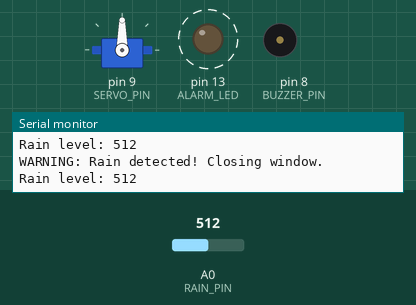
Simulated run of this sketch. Board: Arduino Uno, built with avr-gcc and run on an emulated ATmega328P. Shown: servo, output pins drawn as LEDs (lit = HIGH), buzzer (waves = sounding, pin HIGH), the last lines printed to the serial monitor. Dashed ring = blinking. The inputs (shaded band) are chosen by the test bench; at power-on: A0 (RAIN_PIN) = 512.

Above: at 1.8 s.
1.9 s: A0 (RAIN_PIN) set to 688
5.4 s: A0 (RAIN_PIN) set to 713
At 7.2 s:
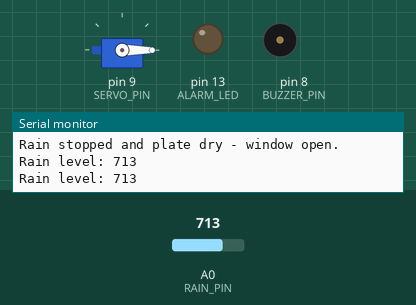
7.5 s: A0 (RAIN_PIN) set to 612
9.0 s: A0 (RAIN_PIN) set to 585
At 9.17 s:
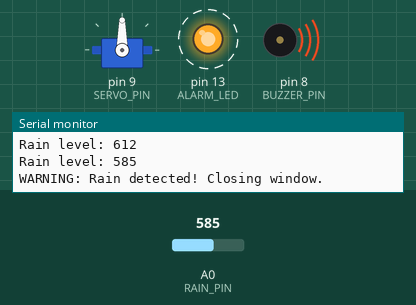
12.8 s: A0 (RAIN_PIN) set to 710
At 13.9 s:
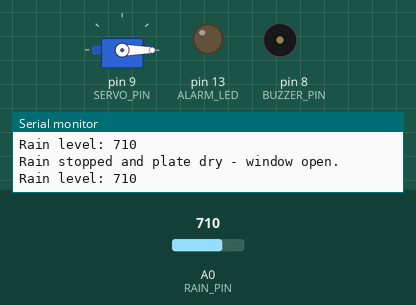
Timing chart, 0 to 15.5 s (numbered marks = the images above; inputs shaded):
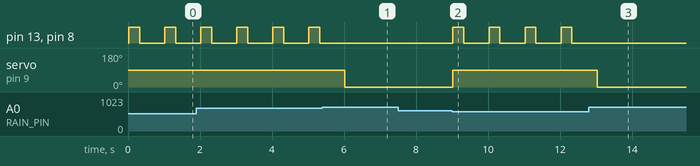

Measured:
- the behaviour switches between 700 and 701 on A0 (RAIN_PIN) (found by bisection; images 0 and 1)
- the behaviour switches between 600 and 599 on A0 (RAIN_PIN) (found by bisection; images 1 and 2)
- after the input at 5.4 s, pin 13 (ALARM_LED), pin 8 (BUZZER_PIN): stops changing and stays LOW; servo on pin 9 (SERVO_PIN): 90° → 0° after 0.62 s
- after the input at 9.0 s, pin 13 (ALARM_LED), pin 8 (BUZZER_PIN): alternates HIGH for 0.30 s and LOW for 0.70 s, starting at once; servo on pin 9 (SERVO_PIN): 0° → 90° at once
- after the input at 12.8 s, pin 13 (ALARM_LED), pin 8 (BUZZER_PIN): stops changing and stays LOW; servo on pin 9 (SERVO_PIN): 90° → 0° after 0.23 s
- by itself, pin 13 (ALARM_LED), pin 8 (BUZZER_PIN): alternates HIGH for 0.30 s and LOW for 0.70 s

The sketch:

rain-detector-alarm.ino
```cpp
/*
  Rain Detector Alarm
  --------------------
  Rain sensor plate gets wet: its analog reading falls as
  water bridges the tracks. Below the rain threshold the
  buzzer sounds, the LED lights, and an optional servo swings
  to close a small window / cover. Everything is OFF, and
  the servo rests open, on startup (safe default).

  Wiring:
    Rain module A0 : A0 (analog rain level)
    Rain module VCC: 5V, Rain module GND: GND
    Buzzer         : D8 (active buzzer, + to D8, - to GND)
    Alarm LED      : D13 (through a 220 ohm resistor to GND)
    Servo signal   : D9 (optional, window closer)
*/

#include <Servo.h>

// ---- Pin definitions ----
const int RAIN_PIN   = A0;  // Rain sensor analog output
const int BUZZER_PIN = 8;   // Buzzer
const int SERVO_PIN  = 9;   // Optional window-closer servo
const int ALARM_LED  = 13;  // Alarm LED

// ---- Thresholds (0-1023). Tune from dry / wet readings. ----
// Analog output FALLS when wet. Rain ON below RAIN_THRESHOLD,
// rain OFF (dry again) above DRY_THRESHOLD.
const int RAIN_THRESHOLD = 600;
const int DRY_THRESHOLD  = 700;

// Servo positions (degrees): window open vs. closed.
const int WINDOW_OPEN_ANGLE   = 0;
const int WINDOW_CLOSED_ANGLE = 90;

Servo windowServo;
bool raining = false;

void setup() {
  pinMode(BUZZER_PIN, OUTPUT);
  pinMode(ALARM_LED, OUTPUT);

  // Safe defaults: buzzer and LED OFF, window open on startup.
  digitalWrite(BUZZER_PIN, LOW);
  digitalWrite(ALARM_LED, LOW);
  windowServo.attach(SERVO_PIN);
  windowServo.write(WINDOW_OPEN_ANGLE);

  Serial.begin(9600);
  Serial.println("Rain Detector Alarm ready.");
}

void loop() {
  int rainLevel = analogRead(RAIN_PIN);
  Serial.print("Rain level: ");
  Serial.println(rainLevel);

  if (!raining && rainLevel < RAIN_THRESHOLD) {
    raining = true;
    windowServo.write(WINDOW_CLOSED_ANGLE);  // Close the window
    Serial.println("WARNING: Rain detected! Closing window.");
  } else if (raining && rainLevel > DRY_THRESHOLD) {
    raining = false;
    digitalWrite(BUZZER_PIN, LOW);
    digitalWrite(ALARM_LED, LOW);
    windowServo.write(WINDOW_OPEN_ANGLE);
    Serial.println("Rain stopped and plate dry - window open.");
  }

  if (raining) {
    // Sound the buzzer and flash the LED while it rains.
    digitalWrite(BUZZER_PIN, HIGH);
    digitalWrite(ALARM_LED, HIGH);
    delay(300);
    digitalWrite(BUZZER_PIN, LOW);
    digitalWrite(ALARM_LED, LOW);
    delay(700);
  } else {
    delay(500);
  }
}

/*
  Note: rain sensor plates corrode if left powered and wet
  outdoors for months. For a permanent build, power the
  sensor module only while measuring (e.g. from a digital
  pin or a transistor) and clean / dry the plate regularly.
  The servo is optional - the buzzer and LED alarm work
  without it.
*/
```
